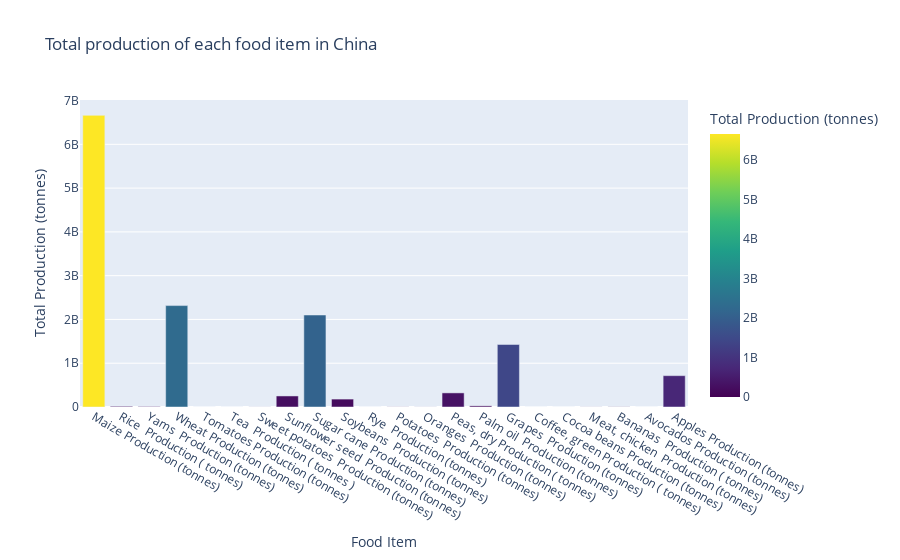

The notebook cell saved with this chart:
### Markdown cell above
#### Total Production of each food in 'China'

### Code cell
import plotly.express as px

# Filter the dataset for China
china_data = df[df['Entity'] == 'China'] # You can add any Entity which you want

# Aggregate the data to get the total production of each food item
total_production_china = china_data.sum(numeric_only=True)

# Drop the 'Year' column from the aggregation
total_production_china = total_production_china.drop(['Year'])

# Reset index to convert Series to DataFrame
total_production_china = total_production_china.reset_index()
total_production_china.columns = ['Food Item', 'Total Production (tonnes)']

# Create the bar plot
fig = px.bar(total_production_china,
            x='Food Item',
            y='Total Production (tonnes)',
            title='Total production of each food item in China',
            labels={'Food Item': 'Food Item', 'Total Production (tonnes)': 'Total Production (tonnes)'},
            color='Total Production (tonnes)',  # Optional: to color bars based on production value
            color_continuous_scale='Viridis')  # Optional: choose a color scale

# Show the plot
fig.show()

### Figure 1 — Plotly figure (JSON) as saved in the notebook; plotly's stock layout.template omitted (floating-point values rounded to 4 significant figures)
{"data": [{"alignmentgroup": "True", "hovertemplate": "Food Item=%{x}<br>Total Production (tonnes)=%{marker.color}<extra></extra>", "legendgroup": "", "marker": {"color": [6662157240, 15520000.0, 9491000.0, 2317000000.0, 255900.0, 302900.0, 1577000.0, 252192291, 2101238561, 180900000.0, 755600.0, 2615000.0, 1643000.0, 322400000.0, 25900000.0, 1428358001, 2237.0, 68870.0, 2007000.0, 3702000.0, 8738.0, 715950837], "coloraxis": "coloraxis", "pattern": {"shape": ""}}, "name": "", "offsetgroup": "", "orientation": "v", "showlegend": false, "textposition": "auto", "type": "bar", "x": ["Maize Production (tonnes)", "Rice  Production ( tonnes)", "Yams  Production (tonnes)", "Wheat Production (tonnes)", "Tomatoes Production (tonnes)", "Tea  Production ( tonnes )", "Sweet potatoes  Production (tonnes)", "Sunflower seed  Production (tonnes)", "Sugar cane Production (tonnes)", "Soybeans  Production (tonnes)", "Rye  Production (tonnes)", "Potatoes  Production (tonnes)", "Oranges  Production (tonnes)", "Peas, dry Production ( tonnes)", "Palm oil  Production (tonnes)", "Grapes  Production (tonnes)", "Coffee, green Production ( tonnes)", "Cocoa beans Production (tonnes)", "Meat, chicken  Production (tonnes)", "Bananas  Production ( tonnes)", "Avocados Production (tonnes)", "Apples Production (tonnes)"], "xaxis": "x", "y": [6662157240, 15520000.0, 9491000.0, 2317000000.0, 255900.0, 302900.0, 1577000.0, 252192291, 2101238561, 180900000.0, 755600.0, 2615000.0, 1643000.0, 322400000.0, 25900000.0, 1428358001, 2237.0, 68870.0, 2007000.0, 3702000.0, 8738.0, 715950837], "yaxis": "y"}], "layout": {"barmode": "relative", "coloraxis": {"colorbar": {"title": {"text": "Total Production (tonnes)"}}, "colorscale": [[0, "#440154"], [0.1111, "#482878"], [0.2222, "#3e4989"], [0.3333, "#31688e"], [0.4444, "#26828e"], [0.5556, "#1f9e89"], [0.6667, "#35b779"], [0.7778, "#6ece58"], [0.8889, "#b5de2b"], [1, "#fde725"]]}, "legend": {"tracegroupgap": 0}, "title": {"text": "Total production of each food item in China"}, "xaxis": {"anchor": "y", "domain": [0, 1], "title": {"text": "Food Item"}}, "yaxis": {"anchor": "x", "domain": [0, 1], "title": {"text": "Total Production (tonnes)"}}}}
